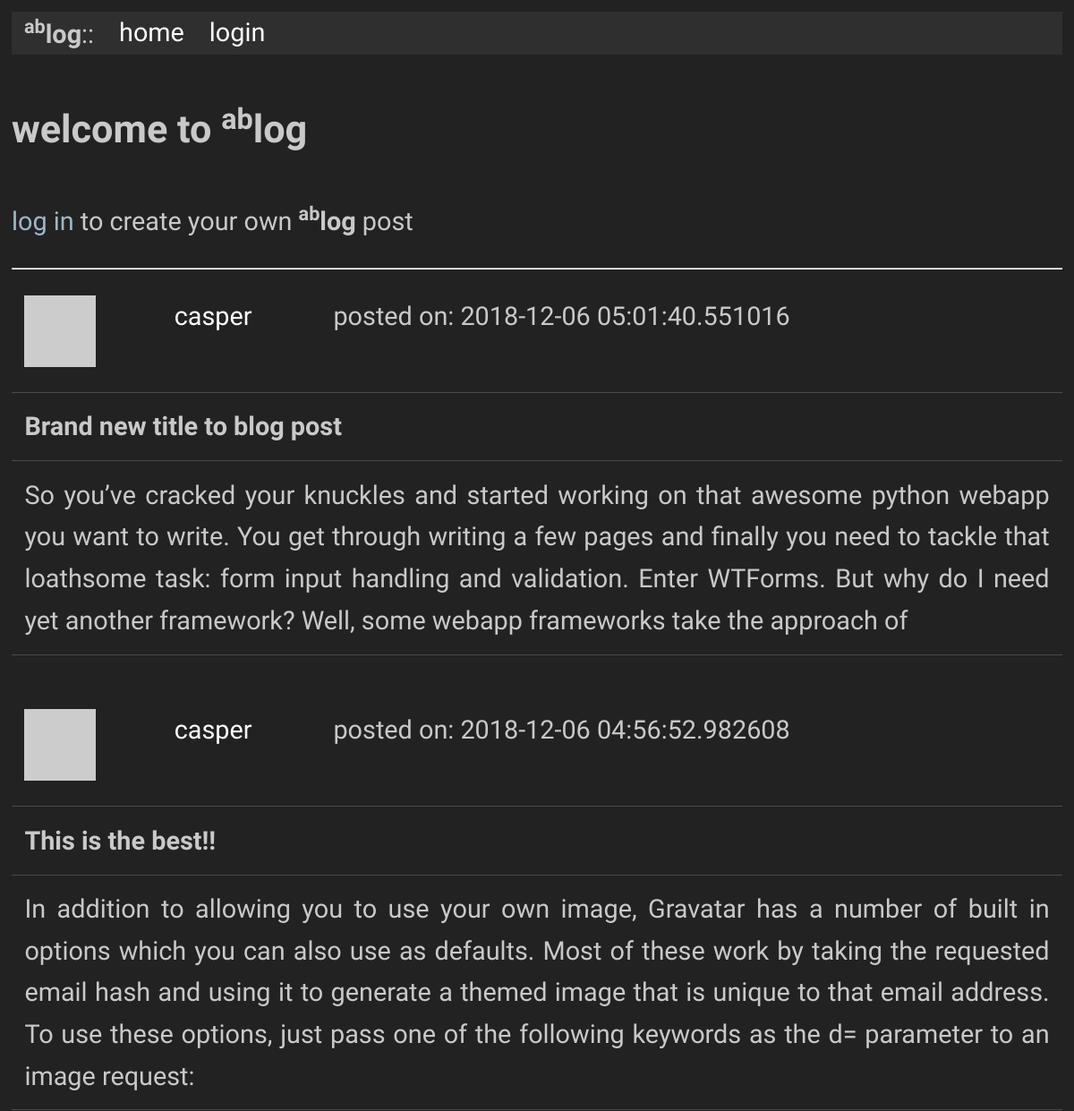
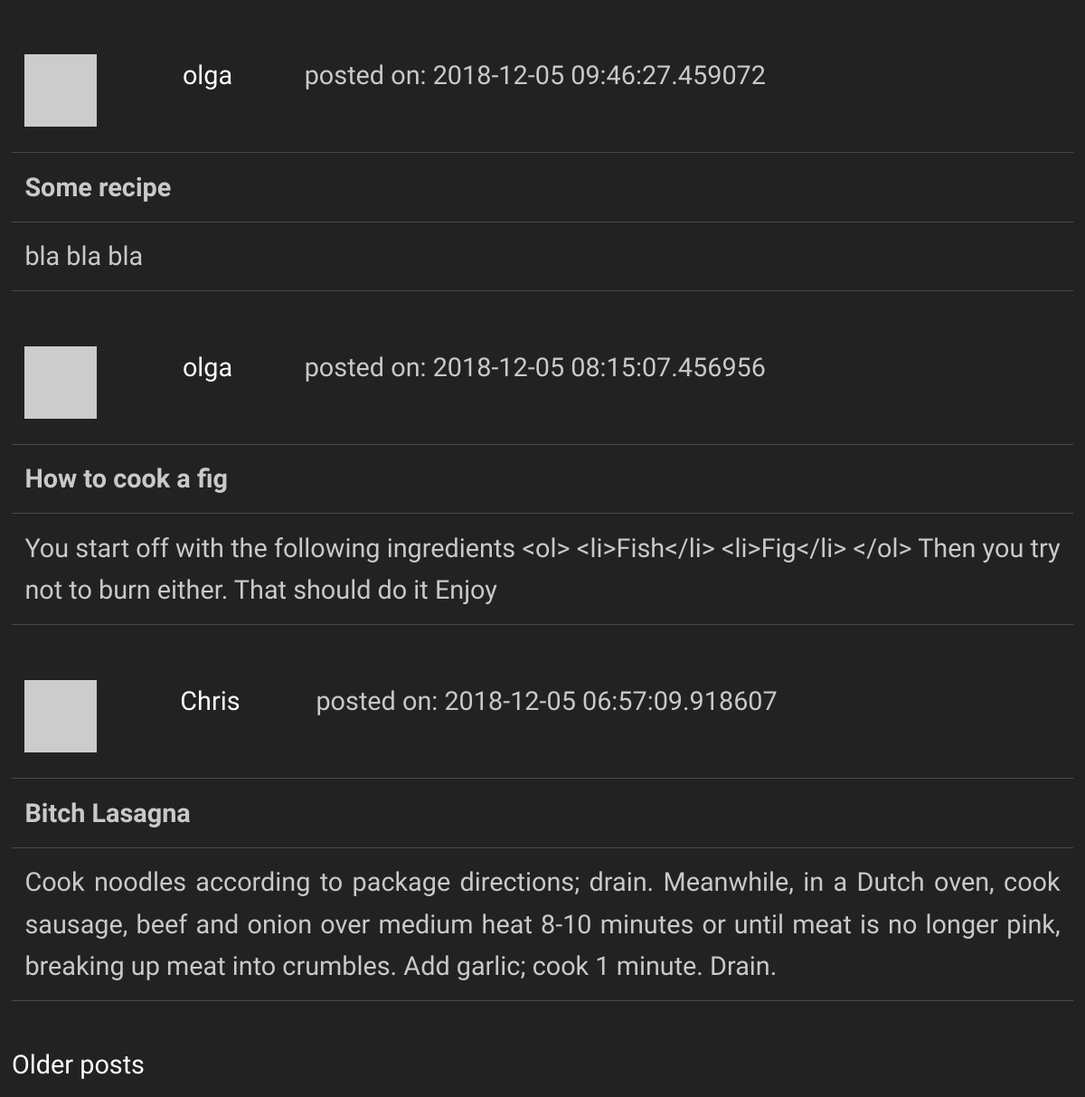
/index, run on the app's committed database (2 pictures, top to bottom).
### app/models.py (models this page shows, shortened)
class Post(db.Model):
    id           = db.Column(db.Integer, primary_key = True)
    title        = db.Column(db.String(40))
    body         = db.Column(db.String(100))
    timestamp    = db.Column(db.DateTime, index = True, default = datetime.utcnow)
    user_id      = db.Column(db.Integer, db.ForeignKey('user.id'))

class User(UserMixin, db.Model):
    id            = db.Column(db.Integer, primary_key = True)
    username      = db.Column(db.String(64), index = True, unique = True)
    full_name     = db.Column(db.String(80), index = True)
    email         = db.Column(db.String(128), index = True, unique = True)
    password_hash = db.Column(db.String(128))
    posts         = db.relationship('Post', backref = 'author', lazy = 'dynamic')
    about_me      = db.Column(db.String(50))
    last_seen     = db.Column(db.DateTime, default=datetime.utcnow)
    """
    Generates password hash from password string
    """
    """
    Checks if provided password matches self.password_hash
    """
    """
    Fetches generated avatar from gravatar from hash, which is generated from email
    """
    def avatar(self, size = 64):
        digest = md5(self.email.lower().encode('utf-8')).hexdigest()
        return('https://gravatar.com/avatar/{}?d=retro&s={}'.format(digest, size))

### app/routes.py (the view)
@app.route('/', methods = ['POST', 'GET'])
@app.route('/index', methods = ['POST', 'GET'])
def index():
    page        = request.args.get('page', 1, type = int)
    posts       = Post.query.order_by(Post.timestamp.desc()).paginate(page, app.config['POSTS_PER_PAGE'], False)
    next_url    = url_for('index', page = posts.next_num) if posts.has_next else None
    prev_url    = url_for('index', page = posts.prev_num) if posts.has_prev else None
    if current_user.is_authenticated:
        form = PostForm()
        if form.validate_on_submit():
            post = Post(title = form.title.data, body = form.body.data, author = current_user)
            db.session.add(post)
            db.session.commit()
            flash('Posted!', category='message')
            return(redirect(url_for('index')))
        return(render_template('index.html',  title = "Home", form = form, posts = posts.items, next_url = next_url, prev_url = prev_url))
    else:
        return(render_template('welcome.html',  title = "Welcome", posts = posts.items, next_url = next_url, prev_url = prev_url))

### app/routes.py (called while the page is built)
@app.before_request
def before_request():
    if current_user.is_authenticated:
        current_user.last_seen = datetime.utcnow()
        db.session.commit()

### app/templates/welcome.html (shortened to what this page needs)
{% extends "base.html" %}
{% block content %}
    <h4>welcome to <b><sup>ab</sup>log</b></h4>
    <p><a id="inline-hyper" href="{{ url_for('login')}}">log in</a> to create your own <b><sup>ab</sup>log</b> post</p>
    <hr>
    {% for post in posts %}
        {% include '_post.html' %}
    {% endfor %}
    {% if next_url %}
    <a href="{{ next_url }}">Older posts</a>
    {% endif %}
{% endblock %}

### app/templates/_post.html
<table>
    <tr valign="top">
        <td>
          <img src="{{ post.author.avatar(48) }}"><br>
        </td>
        <td>
          <a href="{{ url_for('user', username=post.author.username) }}">{{ post.author.username }}</a>
        </td>
        <td>
          posted on: {{ post.timestamp }}
        </td>
    </tr>
</table>
<table>
  <tr>
      <td><b>{{ post.title }}<b></td>
  </tr>
  <tr>
      <td>{{ post.body }}</td>
  </tr>
</table>
<br>

### app/static/style.css (style rules this page uses)
body { font-size: 1.8rem; line-height: 1.618; max-width: 52em; margin: auto; font-family: 'Quattrocento Sans', sans-serif; color: #c9c9c9; background-color: #222222; padding: 13px; }
h1, h2, h3, h4, h5, h6 { font-family: 'Quattrocento Sans', sans-serif; font-weight: 700; overflow-wrap: break-word; word-wrap: break-word; -ms-word-break: break-all; word-break: break-word; -ms-hyphens: auto; -moz-hyphens: auto; -webkit-hyphens: auto; hyphens: auto; }
h4 { line-height: 0.9; font-size: 1.5em; }
small, sub, sup { font-size: 75%; }
hr { border-color: #ffffff; }
a { text-decoration: none; color: #ffffff; }
#inline-hyper { color: #9db9c7; }
table { text-align: justify; width: 100%; border-collapse: collapse; }
td, th { padding: 0.5em; border-bottom: 1px solid #4a4a4a; }

### data on the page
Post: author.username "casper", timestamp "2018-12-06 05:01:40.551016", title "Brand new title to blog post", body "So you’ve cracked your knuckles and started working on that awesome python webapp you want to write. You get through writing a few pages and finally you need to tackle that loathsome task: form input handling and validation. Enter WTForms. But why do I need yet another framework? Well, some webapp frameworks take the approach of"
Post: author.username "casper", timestamp "2018-12-06 04:56:52.982608", title "This is the best!!", body "In addition to allowing you to use your own image, Gravatar has a number of built in options which you can also use as defaults. Most of these work by taking the requested email hash and using it to generate a themed image that is unique to that email address. To use these options, just pass one of the following keywords as the d= parameter to an image request:"
Post: author.username "olga", timestamp "2018-12-05 09:46:27.459072", title "Some recipe", body "bla bla bla"
Post: author.username "olga", timestamp "2018-12-05 08:15:07.456956", title "How to cook a fig", body "You start off with the following ingredients <ol> <li>Fish</li> <li>Fig</li> </ol> Then you try not to burn either. That should do it Enjoy"
Post: author.username "Chris", timestamp "2018-12-05 06:57:09.918607", title "Bitch Lasagna", body "Cook noodles according to package directions; drain. Meanwhile, in a Dutch oven, cook sausage, beef and onion over medium heat 8-10 minutes or until meat is no longer pink, breaking up meat into crumbles. Add garlic; cook 1 minute. Drain."
